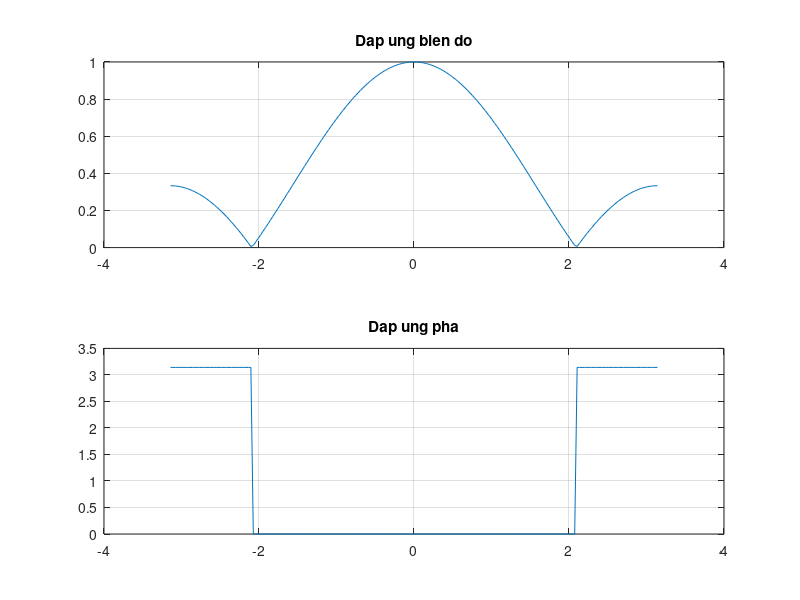

The MATLAB script that drew this image:
% plot freq response, given its expression
w = -pi:pi/100:pi;          % vecto tan so (truc t/s)
H = 1/3*(1 + exp(-j*w) + exp(j*w));   % dap ung tan so
Habs = abs(H);              % dap ung bien do
Hphase = angle(H);          % dap ung pha

figure(1)
subplot(2,1,1);
plot(w,Habs);
grid;
title('Dap ung bien do');

subplot(2,1,2);
plot(w,Hphase);
grid;
title('Dap ung pha');

